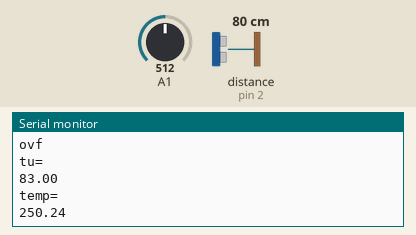
This sketch was run on a simulated Arduino Uno, built with avr-gcc and run on an emulated ATmega328P. Parts: the last lines printed to the serial monitor. Wiring (inferred from the names in the program): ultrasonic range finder: trigger pin 3; echo pin 2. The inputs (shaded band) are chosen by the test bench; at power-on: A1 = 512, distance to the obstacle (sensor on pin 2) 80 cm. The echo pulse lasts 58.3 µs per cm.

Above: at 4.2 s.
4.3 s: A1 set to 215
At 5.4 s:
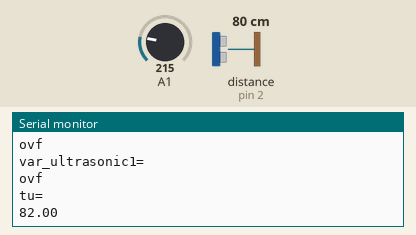
5.8 s: A1 set to 188
At 6.9 s:
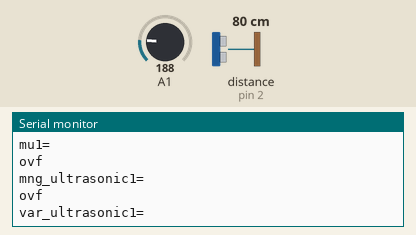
Timing chart, 0 to 8.8 s (numbered marks = the images above; inputs shaded):
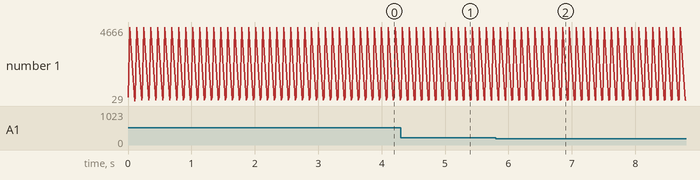

The sketch:

LM35.ino
```cpp
//IN THE NAME OF ALLAH
//ULTRASONICs CODE
//************************************************************************************* PreSetup
#define CNT 10
long n ;
int ultrasonic1_index = 0; float ultrasonic1_data[CNT];
float var_ultrasonic1 = 0, mng_ultrasonic1 = 0;
////us parameters///

const byte pinTRIG = 3;///triger pin of 1st ultrasonic sensor
const byte pinECHO = 2;///echo pin of 1st ultrasonic sensor
float mu1;
long duration, distanceIn;
float t1u, t2u, tu;
float temp = 20;
float volts2, proxSens2, V;

//************************************************************************************* Setup Function
void setup ()
{
  //initialize serial communications at 9600 bps
  Serial.begin(9600);
  pinMode(3,OUTPUT);
  pinMode(2,INPUT);
}

//*************************************************************************************Loop Function
void loop ()
{

  proxSens2 = analogRead(1);
  //volts2 = (float)proxSens2 / 4095 * 5;
  //analogReadResolution(12);
  //volts2 = ((float)proxSens2 * 5) /4095;
  volts2 = ((float)proxSens2 * 5) / 1023;
  temp = volts2 * 100;
  Serial.println("temp=");
  Serial.println(temp);

  t1u = millis();
  // Give a short LOW pulse beforehand to ensure a clean HIGH pulse:
  digitalWrite(3, LOW);
  delayMicroseconds(2);
  digitalWrite(3, HIGH);
  delayMicroseconds(10);
  digitalWrite(3, LOW);
  duration = pulseIn(2, HIGH);
  Serial.println("duration=");
  Serial.println(duration);
  // convert the time into a distance
  if ((temp - 20) < 20.5) {
    mu1 = duration / 29.1 / 2 ;
  }
  else
  {
    V = (0.6 * temp) + 331 ;
    mu1 = (duration * V * 1000000 ) / 2;
    Serial.println("eee");
  }

  if (mu1  <= 0) {
    Serial.println("Out of range");
  }
  else {
    Serial.println("mu1=");
    Serial.println(mu1 * 0.01);
  }
  ultrasonic1_data[ultrasonic1_index] = mu1; //meghdare ultrasonic1 ra dar yek derye in matrix gharar midahad
  ultrasonic1_index ++;// ba har bar ejra meghdare ultrasonic1 dar derayeye badi gharar migirad
  if (ultrasonic1_index > CNT - 1) ultrasonic1_index = 0; //agar dadeha bishtar az meghdare CNT shod az avval
  for (n = 0  ; n < CNT ; n++)mng_ultrasonic1 += ultrasonic1_data[n];//sum data
  mng_ultrasonic1 = mng_ultrasonic1 / CNT;// devide to cnt
  for (n = 0  ; n < CNT ; n++)var_ultrasonic1 += pow((mng_ultrasonic1 - ultrasonic1_data[n]), 2);// variancer
  var_ultrasonic1 = var_ultrasonic1 / CNT;//var totally
  Serial.println("mng_ultrasonic1=");
  Serial.println(mng_ultrasonic1);
  Serial.println("var_ultrasonic1=");
  Serial.println(var_ultrasonic1);
  t2u = millis();
  tu = t2u - t1u;
  Serial.println("tu=");
  Serial.println(tu);
}


/////////////////////////////////////////////////////////////////////////////////////////////////
float microsecondsToCentimeters(long microseconds)
{
  // The speed of sound is 340 m/s or 29 microseconds per centimeter.
  // The ping travels out and back, so to find the distance of the
  // object we take half of the distance travelled.
  return microseconds / 29.0 / 2.0;
}
```

Measured:
- the behaviour switches between 205 and 204 on A1 (found by bisection; images 1 and 2)
- after the input at 4.3 s, the serial monitor: prints a new line after 0.12 s (image 1)
- after the input at 5.8 s, the serial monitor: prints a new line after 0.16 s (image 2)
